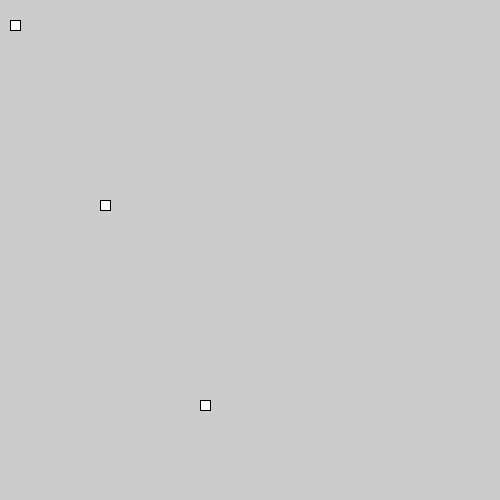
Frame 1 (no input)
Frame 60 (the mouse pressed at the canvas centre just before this capture): identical to frame 1, image omitted
Frame 120 (the mouse held since frame 60 and released just before this capture): identical to frame 1, image omitted

The Processing sketch that drew this single still picture (run headless with seeded random() and noise(); from frame 60 on, the mouse is pressed at the canvas centre):

// Processing sketch: Array_01
// ── Array_01.pde
// Variable für den Array / die Liste definieren und entsprechend viel Speicher reservieren
int [] xPositions = new int[3];

// alternative Syntax
int [] yPositions = {20,200,400};

void setup() {
  size(500, 500);
  // Werte dem Array zuweisen
  xPositions[0]=10;
  xPositions[1]=100;
  xPositions[2]=200;
}

void draw() {
  rect(xPositions[0], yPositions[0], 10, 10);
  rect(xPositions[1], yPositions[1], 10, 10);
  rect(xPositions[2], yPositions[2], 10, 10);
}
